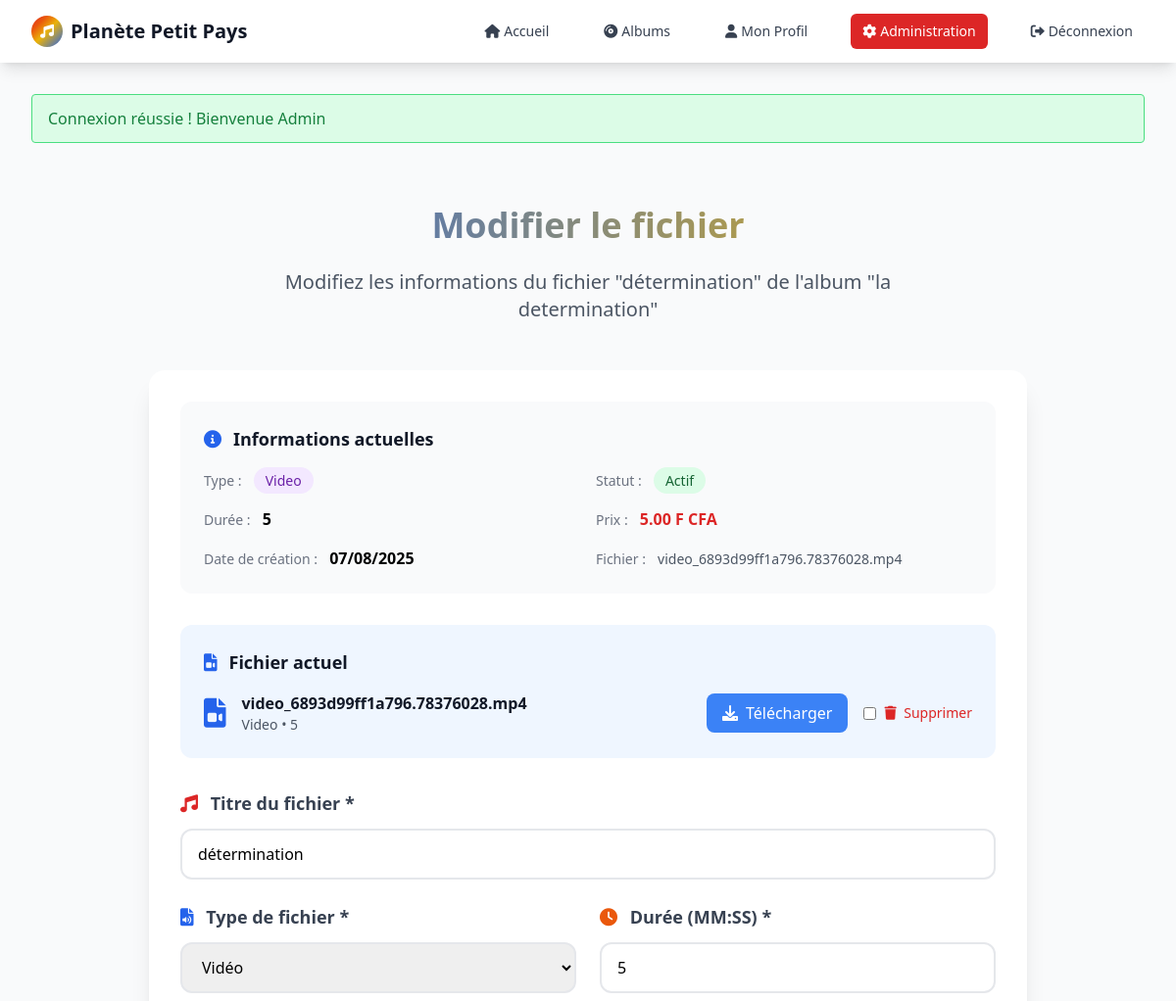
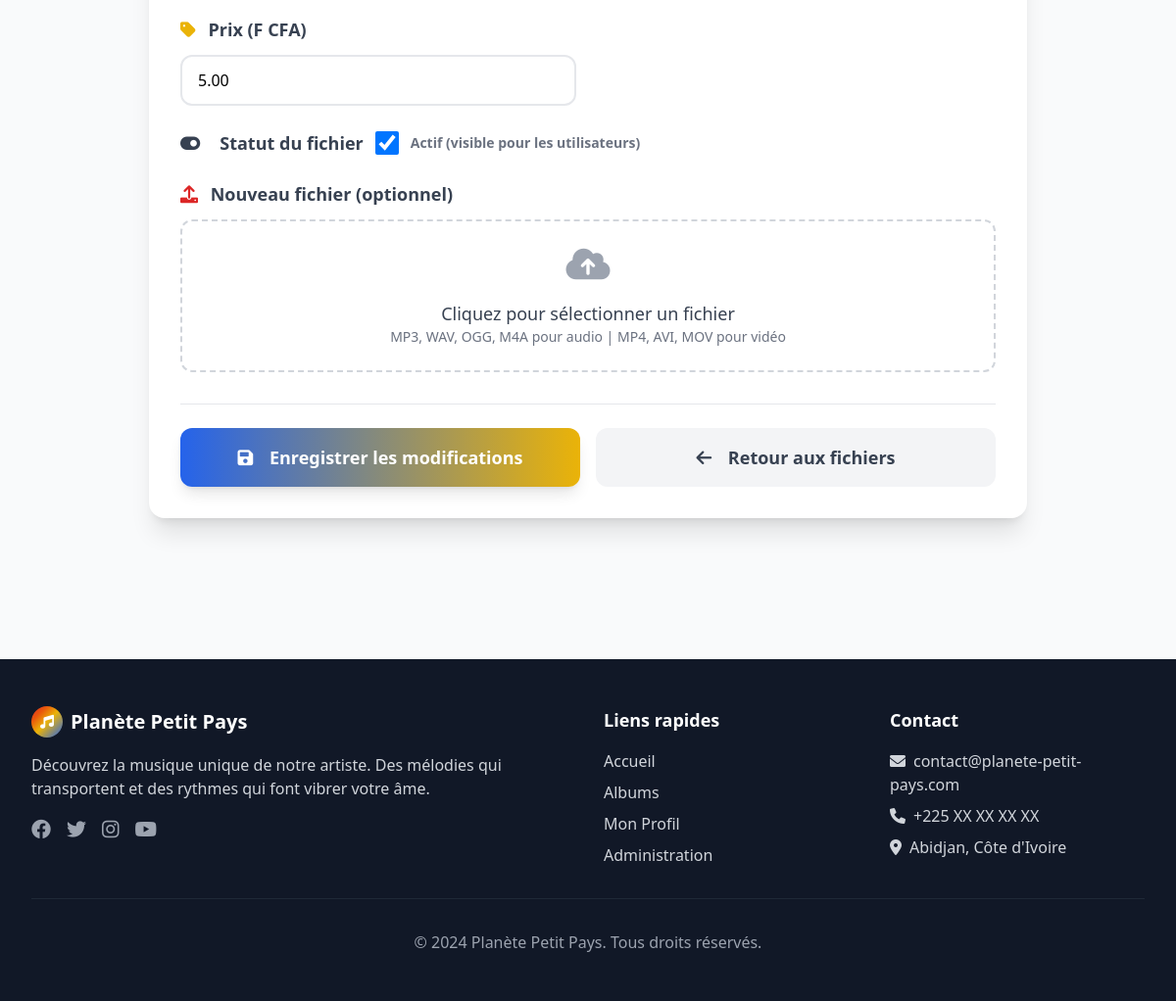
The page /admin/modifier_fichier.php?id=7&album_id=4 (signed in) on the database its author committed (2 pictures, top to bottom).
### tables this page shows
CREATE TABLE IF NOT EXISTS `fichiers` (
  `id` int NOT NULL AUTO_INCREMENT,
  `album_id` int DEFAULT NULL,
  `titre` varchar(200) NOT NULL,
  `type` enum('audio','video') NOT NULL,
  `url` varchar(255) NOT NULL,
  `prix` decimal(10,2) DEFAULT '5.00',
  `duree` varchar(10) DEFAULT NULL,
  `taille_fichier` bigint DEFAULT NULL,
  `actif` tinyint(1) DEFAULT '1',
  `date_creation` datetime DEFAULT CURRENT_TIMESTAMP,
  PRIMARY KEY (`id`),
  KEY `idx_album` (`album_id`),
  KEY `idx_type` (`type`),
  KEY `idx_prix` (`prix`)
);

CREATE TABLE IF NOT EXISTS `albums` (
  `id` int NOT NULL AUTO_INCREMENT,
  `titre` varchar(200) NOT NULL,
  `description` text,
  `date_sortie` date DEFAULT NULL,
  `image_url` varchar(255) DEFAULT NULL,
  `prix_album` decimal(10,2) DEFAULT '0.00',
  `actif` tinyint(1) DEFAULT '1',
  `date_creation` datetime DEFAULT CURRENT_TIMESTAMP,
  PRIMARY KEY (`id`),
  KEY `idx_titre` (`titre`),
  KEY `idx_date_sortie` (`date_sortie`)
);

### admin/modifier_fichier.php (the view, shortened to what this page needs)
<?php
require_once '../includes/functions.php';
$fichier_id = isset($_GET['id']) ? (int)$_GET['id'] : 0;
$album_id = isset($_GET['album_id']) ? (int)$_GET['album_id'] : 0;
try {
    $pdo = getDBConnection();
    $stmt = $pdo->prepare("SELECT * FROM fichiers WHERE id = ? AND album_id = ?");
    $stmt->execute([$fichier_id, $album_id]);
    $fichier = $stmt->fetch();
    $stmt = $pdo->prepare("SELECT titre FROM albums WHERE id = ?");
    $stmt->execute([$album_id]);
    $album = $stmt->fetch();
} catch (PDOException $e) {
    setMessage('error', 'Erreur lors de la récupération du fichier');
    redirect('voir_fichiers.php?album_id=' . $album_id);
}
require_once '../includes/admin_header.php';
?>
<div class="max-w-4xl mx-auto py-12 animate-fade-in">
    <div class="text-center mb-12">
        <h1 class="text-4xl font-bold mb-6 bg-gradient-to-r from-primary-blue to-primary-yellow bg-clip-text text-transparent">
        </h1>
        <p class="text-xl text-gray-600 max-w-2xl mx-auto">
            Modifiez les informations du fichier "<?= htmlspecialchars($fichier['titre']) ?>"
            de l'album "<?= htmlspecialchars($album['titre']) ?>"
        </p>
    </div>
    <div class="bg-white rounded-2xl shadow-xl p-8 animate-slide-up">
        <form method="POST" enctype="multipart/form-data" class="space-y-8">
            <div class="bg-gray-50 rounded-xl p-6 mb-8">
                <h3 class="text-lg font-semibold text-gray-900 mb-4 flex items-center">
                    <i class="fas fa-info-circle mr-3 text-primary-blue"></i>
                    Informations actuelles
                </h3>
                <div class="grid grid-cols-1 md:grid-cols-2 gap-4">
                    <div>
                        <span class="text-sm font-medium text-gray-500">Type :</span>
                        <span class="ml-2 px-3 py-1 bg-<?= $fichier['type'] === 'audio' ? 'blue' : 'purple' ?>-100 text-<?= $fichier['type'] === 'audio' ? 'blue' : 'purple' ?>-800 rounded-full text-sm font-medium">
                            <?= ucfirst($fichier['type']) ?>
                        </span>
                    </div>
                    <div>
                        <span class="text-sm font-medium text-gray-500">Statut :</span>
                        <span class="ml-2 px-3 py-1 bg-<?= $fichier['actif'] ? 'green' : 'red' ?>-100 text-<?= $fichier['actif'] ? 'green' : 'red' ?>-800 rounded-full text-sm font-medium">
                            <?= $fichier['actif'] ? 'Actif' : 'Inactif' ?>
                        </span>
                    </div>
                    <div>
                        <span class="text-sm font-medium text-gray-500">Durée :</span>
                        <span class="ml-2 font-semibold"><?= htmlspecialchars($fichier['duree']) ?></span>
                    </div>
                    <div>
                        <span class="text-sm font-medium text-gray-500">Prix :</span>
                        <span class="ml-2 font-semibold text-primary-red"><?= htmlspecialchars($fichier['prix']) ?> F CFA</span>
                    </div>
                    <div>
                        <span class="text-sm font-medium text-gray-500">Date de création :</span>
                        <span class="ml-2 font-semibold"><?= date('d/m/Y', strtotime($fichier['date_creation'])) ?></span>
                    </div>
                    <div>
                        <span class="text-sm font-medium text-gray-500">Fichier :</span>
                        <span class="ml-2 text-sm text-gray-600"><?= $fichier['url'] ? basename($fichier['url']) : 'Aucun fichier' ?></span>
                    </div>
                </div>
            </div>
            <?php if (!empty($fichier['url'])): ?>
                <div class="bg-blue-50 rounded-xl p-6 mb-8">
                    <h3 class="text-lg font-semibold text-gray-900 mb-4 flex items-center">
                        <i class="fas fa-file-<?= $fichier['type'] === 'audio' ? 'audio' : 'video' ?> mr-3 text-primary-blue"></i>
                        Fichier actuel
                    </h3>
                    <div class="flex items-center justify-between">
                        <div class="flex items-center">
                            <i class="fas fa-file-<?= $fichier['type'] === 'audio' ? 'audio' : 'video' ?> text-3xl text-primary-blue mr-4"></i>
                            <div>
                                <p class="font-semibold text-gray-900"><?= basename($fichier['url']) ?></p>
                                <p class="text-sm text-gray-600"><?= ucfirst($fichier['type']) ?> • <?= htmlspecialchars($fichier['duree']) ?></p>
                            </div>
                        </div>
                        <div class="flex items-center space-x-4">
                            <a href="../<?= htmlspecialchars($fichier['url']) ?>" target="_blank"
                               class="bg-blue-500 text-white px-4 py-2 rounded-lg hover:bg-blue-600 transition-colors">
                                <i class="fas fa-download mr-2"></i>Télécharger
                            </a>
                            <label class="flex items-center space-x-2 text-red-600 hover:text-red-800 cursor-pointer">
                                <input type="checkbox" name="supprimer_fichier" value="1" class="rounded border-gray-300 text-red-600 focus:ring-red-500">
                                <span class="text-sm font-medium">
                                    <i class="fas fa-trash mr-1"></i>
                                    Supprimer
                                </span>
                            </label>
                        </div>
                    </div>
                </div>
            <?php endif; ?>
            <div class="grid grid-cols-1 md:grid-cols-2 gap-6">
                <div class="md:col-span-2">
                    <label class="block text-gray-700 font-semibold mb-3 text-lg">
                        <i class="fas fa-music mr-2 text-primary-red"></i>
                        Titre du fichier *
                    </label>
                    <input type="text" name="titre"
                           class="w-full border-2 border-gray-200 rounded-xl px-4 py-3 focus:border-primary-red focus:ring-2 focus:ring-primary-red/20 transition-all duration-300"
                           required
                           value="<?= htmlspecialchars($fichier['titre']) ?>"
                           placeholder="Titre du morceau ou de la vidéo">
                </div>
                <div>
                    <label class="block text-gray-700 font-semibold mb-3 text-lg">
                        <i class="fas fa-file-audio mr-2 text-primary-blue"></i>
                        Type de fichier *
                    </label>
                    <select name="type"
                            class="w-full border-2 border-gray-200 rounded-xl px-4 py-3 focus:border-primary-blue focus:ring-2 focus:ring-primary-blue/20 transition-all duration-300">
                        <option value="video" <?= $fichier['type'] === 'video' ? 'selected' : '' ?>>Vidéo</option>
                    </select>
                </div>
                <div>
                    <label class="block text-gray-700 font-semibold mb-3 text-lg">
                        <i class="fas fa-clock mr-2 text-primary-orange"></i>
                        Durée (MM:SS) *
                    </label>
                    <input type="text" name="duree" placeholder="03:45"
                           class="w-full border-2 border-gray-200 rounded-xl px-4 py-3 focus:border-primary-orange focus:ring-2 focus:ring-primary-orange/20 transition-all duration-300"
                           required
                           value="<?= htmlspecialchars($fichier['duree']) ?>">
                </div>
                <div>
                    <label class="block text-gray-700 font-semibold mb-3 text-lg">
                        <i class="fas fa-tag mr-2 text-primary-yellow"></i>
                        Prix (F CFA)
                    </label>
                    <input type="number" name="prix" min="0" step="0.01"
                           class="w-full border-2 border-gray-200 rounded-xl px-4 py-3 focus:border-primary-yellow focus:ring-2 focus:ring-primary-yellow/20 transition-all duration-300"
                           value="<?= htmlspecialchars($fichier['prix']) ?>"
                           placeholder="5.00">
                </div>
                <div class="md:col-span-2">
                    <label class="flex items-center space-x-3 text-gray-700 font-semibold text-lg">
                        <i class="fas fa-toggle-on mr-2 text-primary-green"></i>
                        <span>Statut du fichier</span>
                        <input type="checkbox" name="actif" value="1"
                               class="w-6 h-6 rounded border-gray-300 text-primary-green focus:ring-primary-green"
                               <?= $fichier['actif'] ? 'checked' : '' ?>>
                        <span class="text-sm text-gray-500">Actif (visible pour les utilisateurs)</span>
                    </label>
                </div>
                <div class="md:col-span-2">
                    <label class="block text-gray-700 font-semibold mb-3 text-lg">
                        <i class="fas fa-upload mr-2 text-primary-red"></i>
                        Nouveau fichier (optionnel)
                    </label>
                    <div class="border-2 border-dashed border-gray-300 rounded-xl p-6 text-center hover:border-primary-red transition-colors duration-300 relative">
                        <div class="space-y-4">
                            <i class="fas fa-cloud-upload-alt text-4xl text-gray-400"></i>
                            <div>
                                <p class="text-lg font-medium text-gray-700">Cliquez pour sélectionner un fichier</p>
                                <p class="text-sm text-gray-500" id="fileTypes">MP3, WAV, OGG, M4A pour audio | MP4, AVI, MOV pour vidéo</p>
                            </div>
                        </div>
                    </div>
                </div>
            </div>
            <div class="flex flex-col sm:flex-row gap-4 pt-6 border-t border-gray-200">
                <button type="submit"
                        class="flex-1 bg-gradient-to-r from-primary-blue to-primary-yellow text-white px-8 py-4 rounded-xl font-semibold text-lg hover:from-blue-700 hover:to-yellow-700 transform hover:scale-105 transition-all duration-300 shadow-lg">
                    <i class="fas fa-save mr-3"></i>
                    Enregistrer les modifications
                </button>
                <a href="voir_fichiers.php?album_id=<?= $album_id ?>"
                   class="flex-1 bg-gray-100 text-gray-700 px-8 py-4 rounded-xl font-semibold text-lg hover:bg-gray-200 transform hover:scale-105 transition-all duration-300 text-center">
                    <i class="fas fa-arrow-left mr-3"></i>
                    Retour aux fichiers
                </a>
            </div>
        </form>
    </div>
</div>
<?php require_once '../includes/admin_footer.php'; ?>

### rows shown on the page
fichiers: titre "détermination", type "Video", duree "5", prix "5.00", date_creation "07/08/2025", url "video_6893d99ff1a796.78376028.mp4", type "Vidéo", actif "☑"
albums: titre "la determination"

### other values the page prints
$message['text'] "Connexion réussie ! Bienvenue Admin"
